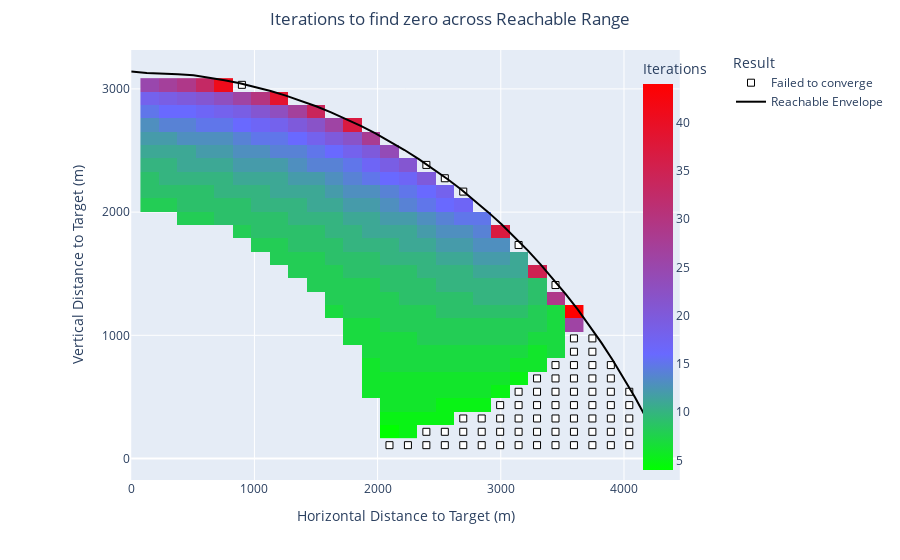

This figure's notebook cell:
### Markdown cell above
### Plot

### Code cell
p = plot_test_results(no_drop_df, envelope_df)

### Figure 1 — Plotly figure (JSON) as saved in the notebook; plotly's stock layout.template omitted (floating-point values rounded to 4 significant figures; data arrays with more than 128 entries replaced by an {"elided": "..."} marker saying what was removed)
{"data": [{"colorbar": {"title": {"text": "Iterations"}, "x": 0.85}, "colorscale": [[0, "#00FF00"], [0.3, "#6969FF"], [1, "#FF0000"]], "hoverongaps": false, "hovertemplate": "x: %{x}<br>y: %{y}<br>iterations: %{z}<extra></extra>", "name": "Converged", "type": "heatmap", "x": [149.7, 299.5, 449.2, 599.0, 748.7, 898.4, 1048.0, 1198.0, 1348.0, 1497.0, 1647.0, 1797.0, 1947.0, 2096.0, 2246.0, 2396.0, 2546.0, 2695.0, 2845.0, 2995.0, 3145.0, 3294.0, 3444.0, 3594.0], "y": [216.7, 325.0, 433.3, 541.6, 650.0, 758.3, 866.6, 974.9, 1083.0, 1192.0, 1300.0, 1408.0, 1517.0, 1625.0, 1733.0, 1842.0, 1950.0, 2058.0, 2167.0, 2275.0, 2383.0, 2492.0, 2600.0, 2708.0, 2817.0, 2925.0, 3033.0], "z": {"elided": "27x24 float values"}}, {"hoverinfo": "text", "marker": {"color": "white", "line": {"color": "black", "width": 1}, "size": 7, "symbol": "square"}, "mode": "markers", "name": "Failed to converge", "text": ["x: 898.44<br>y: 3033.16<br>Max iterations reached", "x: 2096.36<br>y: 108.33<br>Max range not reached: (Minimum altitude reached), last distance: 5731.86ft", "x: 2246.10<br>y: 108.33<br>Max range not reached: (Minimum altitude reached), last distance: 5543.45ft", "x: 2395.84<br>y: 108.33<br>Max range not reached: (Minimum altitude reached), last distance: 5372.45ft", "x: 2395.84<br>y: 216.65<br>Max range not reached: (Minimum altitude reached), last distance: 7477.86ft", "x: 2395.84<br>y: 2383.20<br>Max iterations reached", "x: 2545.58<br>y: 108.33<br>Max range not reached: (Minimum altitude reached), last distance: 5216.35ft", "x: 2545.58<br>y: 216.65<br>Max range not reached: (Maximum drop reached), last distance: 7270.19ft", "x: 2545.58<br>y: 2274.87<br>Max iterations reached", "x: 2695.32<br>y: 108.33<br>Max range not reached: (Minimum altitude reached), last distance: 5073.16ft", "x: 2695.32<br>y: 216.65<br>Max range not reached: (Minimum altitude reached), last distance: 7078.43ft", "x: 2695.32<br>y: 324.98<br>Max range not reached: (Maximum drop reached), last distance: 8519.04ft", "x: 2695.32<br>y: 2166.54<br>Max iterations reached", "x: 2845.07<br>y: 108.33<br>Max range not reached: (Minimum altitude reached), last distance: 4941.19ft", "x: 2845.07<br>y: 216.65<br>Max range not reached: (Maximum drop reached), last distance: 6900.67ft", "x: 2845.07<br>y: 324.98<br>Max range not reached: (Minimum altitude reached), last distance: 8316.7ft", "x: 2994.81<br>y: 108.33<br>Max range not reached: (Minimum altitude reached), last distance: 4819.05ft", "x: 2994.81<br>y: 216.65<br>Max range not reached: (Minimum altitude reached), last distance: 6735.33ft", "x: 2994.81<br>y: 324.98<br>Max range not reached: (Maximum drop reached), last distance: 8127.53ft", "x: 2994.81<br>y: 433.31<br>Max range not reached: (Minimum altitude reached), last distance: 9220.57ft", "x: 3144.55<br>y: 108.33<br>Max range not reached: (Minimum altitude reached), last distance: 4705.58ft", "x: 3144.55<br>y: 216.65<br>Max range not reached: (Minimum altitude reached), last distance: 6581.08ft", "x: 3144.55<br>y: 324.98<br>Max range not reached: (Maximum drop reached), last distance: 7950.08ft", "x: 3144.55<br>y: 433.31<br>Max range not reached: (Minimum altitude reached), last distance: 9030.15ft", "x: 3144.55<br>y: 541.64<br>Max range not reached: (Maximum drop reached), last distance: 9913.82ft", "x: 3144.55<br>y: 1733.23<br>Max iterations reached", "x: 3294.29<br>y: 108.33<br>Max range not reached: (Minimum altitude reached), last distance: 4599.84ft", "x: 3294.29<br>y: 216.65<br>Max range not reached: (Maximum drop reached), last distance: 6436.76ft", "x: 3294.29<br>y: 324.98<br>Max range not reached: (Maximum drop reached), last distance: 7783.29ft", "x: 3294.29<br>y: 433.31<br>Max range not reached: (Minimum altitude reached), last distance: 8850.3ft", "x: 3294.29<br>y: 541.64<br>Max range not reached: (Minimum altitude reached), last distance: 9727.18ft", "x: 3294.29<br>y: 649.96<br>Max range not reached: (Minimum altitude reached), last distance: 10463.23ft", "x: 3444.03<br>y: 108.33<br>Max range not reached: (Minimum altitude reached), last distance: 4500.93ft", "x: 3444.03<br>y: 216.65<br>Max range not reached: (Maximum drop reached), last distance: 6301.37ft", "x: 3444.03<br>y: 324.98<br>Max range not reached: (Minimum altitude reached), last distance: 7626.16ft", "x: 3444.03<br>y: 433.31<br>Max range not reached: (Minimum altitude reached), last distance: 8680.2ft", "x: 3444.03<br>y: 541.64<br>Max range not reached: (Minimum altitude reached), last distance: 9549.88ft", "x: 3444.03<br>y: 649.96<br>Max range not reached: (Maximum drop reached), last distance: 10282.9ft", "x: 3444.03<br>y: 758.29<br>Max range not reached: (Minimum altitude reached), last distance: 10908.87ft", "x: 3444.03<br>y: 1408.25<br>Max iterations reached", "x: 3593.77<br>y: 108.33<br>Max range not reached: (Maximum drop reached), last distance: 4408.16ft", "x: 3593.77<br>y: 216.65<br>Max range not reached: (Minimum altitude reached), last distance: 6174.09ft", "x: 3593.77<br>y: 324.98<br>Max range not reached: (Minimum altitude reached), last distance: 7477.86ft", "x: 3593.77<br>y: 433.31<br>Max range not reached: (Maximum drop reached), last distance: 8519.04ft", "x: 3593.77<br>y: 541.64<br>Max range not reached: (Maximum drop reached), last distance: 9381.22ft", "x: 3593.77<br>y: 649.96<br>Max range not reached: (Maximum drop reached), last distance: 10110.6ft", "x: 3593.77<br>y: 758.29<br>Max range not reached: (Minimum altitude reached), last distance: 10736.06ft", "x: 3593.77<br>y: 866.62<br>Max range not reached: (Maximum drop reached), last distance: 11276.99ft", "x: 3593.77<br>y: 974.94<br>Max range not reached: (Maximum drop reached), last distance: 11747.23ft", "x: 3743.51<br>y: 108.33<br>Max range not reached: (Maximum drop reached), last distance: 4320.92ft", "x: 3743.51<br>y: 216.65<br>Max range not reached: (Minimum altitude reached), last distance: 6054.12ft", "x: 3743.51<br>y: 324.98<br>Max range not reached: (Maximum drop reached), last distance: 7337.52ft", "x: 3743.51<br>y: 433.31<br>Max range not reached: (Maximum drop reached), last distance: 8366.02ft", "x: 3743.51<br>y: 541.64<br>Max range not reached: (Minimum altitude reached), last distance: 9220.57ft", "x: 3743.51<br>y: 649.96<br>Max range not reached: (Maximum drop reached), last distance: 9945.91ft", "x: 3743.51<br>y: 758.29<br>Max range not reached: (Minimum altitude reached), last distance: 10570.16ft", "x: 3743.51<br>y: 866.62<br>Max range not reached: (Maximum drop reached), last distance: 11112.15ft", "x: 3743.51<br>y: 974.94<br>Max range not reached: (Minimum altitude reached), last distance: 11585.39ft", "x: 3893.25<br>y: 108.33<br>Max range not reached: (Minimum altitude reached), last distance: 4238.68ft", "x: 3893.25<br>y: 216.65<br>Max range not reached: (Minimum altitude reached), last distance: 5940.77ft", "x: 3893.25<br>y: 324.98<br>Max range not reached: (Maximum drop reached), last distance: 7204.62ft", "x: 3893.25<br>y: 433.31<br>Max range not reached: (Maximum drop reached), last distance: 8220.54ft", "x: 3893.25<br>y: 541.64<br>Max range not reached: (Minimum altitude reached), last distance: 9067.35ft", "x: 3893.25<br>y: 649.96<br>Max range not reached: (Maximum drop reached), last distance: 9788.34ft", "x: 3893.25<br>y: 758.29<br>Max range not reached: (Minimum altitude reached), last distance: 10410.86ft", "x: 4042.99<br>y: 108.33<br>Max range not reached: (Minimum altitude reached), last distance: 4160.92ft", "x: 4042.99<br>y: 216.65<br>Max range not reached: (Maximum drop reached), last distance: 5833.54ft", "x: 4042.99<br>y: 324.98<br>Max range not reached: (Minimum altitude reached), last distance: 7078.43ft", "x: 4042.99<br>y: 433.31<br>Max range not reached: (Minimum altitude reached), last distance: 8082.1ft", "x: 4042.99<br>y: 541.64<br>Max range not reached: (Maximum drop reached), last distance: 8921.02ft", "x: 4192.73<br>y: 108.33<br>Max range not reached: (Maximum drop reached), last distance: 4087.29ft", "x: 4192.73<br>y: 216.65<br>Max range not reached: (Minimum altitude reached), last distance: 5731.86ft"], "type": "scatter", "x": [898.4, 2096.0, 2246.0, 2396.0, 2396.0, 2396.0, 2546.0, 2546.0, 2546.0, 2695.0, 2695.0, 2695.0, 2695.0, 2845.0, 2845.0, 2845.0, 2995.0, 2995.0, 2995.0, 2995.0, 3145.0, 3145.0, 3145.0, 3145.0, 3145.0, 3145.0, 3294.0, 3294.0, 3294.0, 3294.0, 3294.0, 3294.0, 3444.0, 3444.0, 3444.0, 3444.0, 3444.0, 3444.0, 3444.0, 3444.0, 3594.0, 3594.0, 3594.0, 3594.0, 3594.0, 3594.0, 3594.0, 3594.0, 3594.0, 3744.0, 3744.0, 3744.0, 3744.0, 3744.0, 3744.0, 3744.0, 3744.0, 3744.0, 3893.0, 3893.0, 3893.0, 3893.0, 3893.0, 3893.0, 3893.0, 4043.0, 4043.0, 4043.0, 4043.0, 4043.0, 4193.0, 4193.0], "y": [3033.0, 108.3, 108.3, 108.3, 216.7, 2383.0, 108.3, 216.7, 2275.0, 108.3, 216.7, 325.0, 2167.0, 108.3, 216.7, 325.0, 108.3, 216.7, 325.0, 433.3, 108.3, 216.7, 325.0, 433.3, 541.6, 1733.0, 108.3, 216.7, 325.0, 433.3, 541.6, 650.0, 108.3, 216.7, 325.0, 433.3, 541.6, 650.0, 758.3, 1408.0, 108.3, 216.7, 325.0, 433.3, 541.6, 650.0, 758.3, 866.6, 974.9, 108.3, 216.7, 325.0, 433.3, 541.6, 650.0, 758.3, 866.6, 974.9, 108.3, 216.7, 325.0, 433.3, 541.6, 650.0, 758.3, 108.3, 216.7, 325.0, 433.3, 541.6, 108.3, 216.7]}, {"line": {"color": "black", "width": 2}, "mode": "lines", "name": "Reachable Envelope", "type": "scatter", "x": [4342.0, 4260.0, 4176.0, 4089.0, 4000.0, 3909.0, 3816.0, 3721.0, 3624.0, 3525.0, 3425.0, 3322.0, 3219.0, 3113.0, 3006.0, 2897.0, 2787.0, 2676.0, 2563.0, 2450.0, 2335.0, 2218.0, 2101.0, 1983.0, 1864.0, 1743.0, 1622.0, 1501.0, 1378.0, 1255.0, 1131.0, 1007.0, 882.2, 756.9, 631.3, 505.4, 378.8, 252.3, 126.1, 1.924e-13], "y": [0.0, 171.7, 337.1, 496.5, 650.1, 798.0, 940.6, 1078.0, 1210.0, 1337.0, 1459.0, 1577.0, 1689.0, 1797.0, 1901.0, 2000.0, 2095.0, 2185.0, 2271.0, 2353.0, 2430.0, 2504.0, 2573.0, 2639.0, 2700.0, 2757.0, 2810.0, 2859.0, 2904.0, 2946.0, 2983.0, 3016.0, 3046.0, 3071.0, 3093.0, 3110.0, 3120.0, 3125.0, 3129.0, 3141.0]}], "layout": {"legend": {"title": {"text": "Result"}, "traceorder": "normal", "x": 1, "y": 1}, "margin": {"t": 50}, "showlegend": true, "title": {"text": "Iterations to find zero across Reachable Range", "x": 0.5}, "xaxis": {"constrain": "domain", "title": {"text": "Horizontal Distance to Target (m)"}}, "yaxis": {"dtick": 1000, "scaleanchor": "x", "scaleratio": 1, "title": {"text": "Vertical Distance to Target (m)"}}}}
